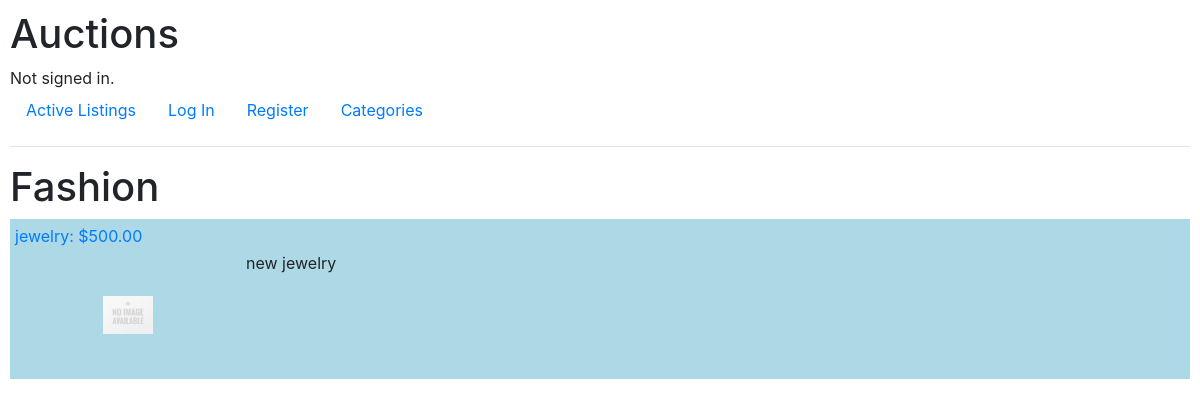
/category/Fashion, run on the app's committed database.
### auctions/models.py (models this page shows)
class Listing(models.Model):
    title = models.CharField(max_length=64)
    description = models.TextField()
    category = models.CharField(max_length=64, choices=CATEGORIES)
    postedTime = models.DateField(auto_now_add=True)
    startingBid = models.PositiveIntegerField()
    imageURL = models.URLField(max_length=300)
    creator = models.ForeignKey(User, on_delete=models.CASCADE, related_name="created_listings")
    winner = models.ForeignKey(User, on_delete=models.CASCADE, null=True)

### auctions/views.py (the view)
# urls.py: path("category/<str:category_name>", views.category, name="category")
def category(request, category_name):
    category_listings = Listing.objects.filter(category=category_name)
    return render(request, "auctions/category.html", {
        "category_name": category_name,
        "listings": category_listings
    })

### auctions/templates/auctions/category.html
{% extends "auctions/layout.html" %} {% load static %} {% block body %}
<h1>{{ category_name }}</h1>
{% for listing in listings %}
<div class="listing">
  <div class="listing-title">
    <a href="{% url 'view_listing' listingID=listing.pk %}"> {{ listing.title }}: ${{ listing.startingBid|floatformat:2 }} </a>
  </div>
  <div class="listing-body">
    {% if listing.imageURL %}
    <img src="{{ listing.imageURL }}" width="50px" height="50px" />
    {% else %}
    <img src="{% static 'images/generic_no_image.jpg' %}" width="50px" height="50px" />
    {% endif %}
    <p>{{ listing.description }}</p>
  </div>
</div>
{% endfor %} {% endblock %}

### auctions/static/auctions/styles.css (style rules this page uses)
body { padding: 10px; }
.listing { background-color: lightblue; display: grid; grid-template-rows: 20% 1fr; margin-bottom: 1rem; height: 10rem; }
.listing-title { grid-row: 1; padding: 5px; height: auto; }
.listing-body { grid-row: 2; display: grid; height: auto; grid-template-columns: 20% 1fr; }
.listing-body img { grid-column: 1; margin: auto; max-width: fit-content; max-height: fit-content; }
.listing-body p { grid-column: 2; }

### data on the page
Listing: category "Fashion", title "jewelry", startingBid "500.00", description "new jewelry"
